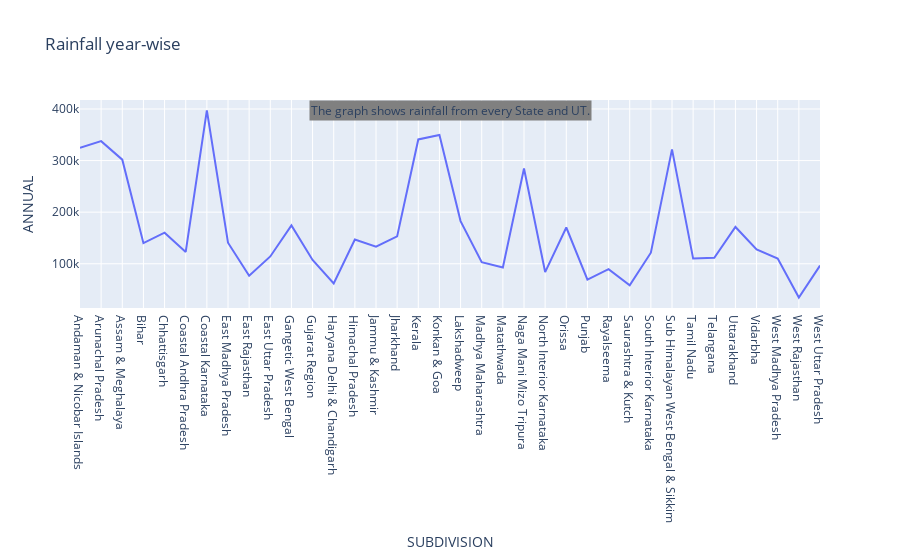

Source (notebook cell):
### Code cell
# rainfall state-wise
fig = px.line(grouped_obj, x=grouped_obj.index, y='ANNUAL', title='Rainfall year-wise')
conclusion = 'The graph shows rainfall from every State and UT.'
fig.add_annotation(text=conclusion, xref='paper', yref='paper', x=.5, y=1, bgcolor='grey', showarrow=False, font=dict(size=12))
fig.show()

### Figure 1 — Plotly figure (JSON) as saved in the notebook; plotly's stock layout.template omitted (floating-point values rounded to 4 significant figures)
{"data": [{"hovertemplate": "SUBDIVISION=%{x}<br>ANNUAL=%{y}<extra></extra>", "legendgroup": "", "line": {"color": "#636efa", "dash": "solid"}, "marker": {"symbol": "circle"}, "mode": "lines", "name": "", "orientation": "v", "showlegend": false, "type": "scatter", "x": ["Andaman & Nicobar Islands", "Arunachal Pradesh", "Assam & Meghalaya", "Bihar", "Chhattisgarh", "Coastal Andhra Pradesh", "Coastal Karnataka", "East Madhya Pradesh", "East Rajasthan", "East Uttar Pradesh", "Gangetic West Bengal", "Gujarat Region", "Haryana Delhi & Chandigarh", "Himachal Pradesh", "Jammu & Kashmir", "Jharkhand", "Kerala", "Konkan & Goa", "Lakshadweep", "Madhya Maharashtra", "Matathwada", "Naga Mani Mizo Tripura", "North Interior Karnataka", "Orissa", "Punjab", "Rayalseema", "Saurashtra & Kutch", "South Interior Karnataka", "Sub Himalayan West Bengal & Sikkim", "Tamil Nadu", "Telangana", "Uttarakhand", "Vidarbha", "West Madhya Pradesh", "West Rajasthan", "West Uttar Pradesh"], "xaxis": "x", "y": [325000.0, 337700.0, 301800.0, 140000.0, 160200.0, 122900.0, 397300.0, 140800.0, 76810.0, 114200.0, 174400.0, 107400.0, 61830.0, 147000.0, 133200.0, 153000.0, 340968, 349500.0, 182700.0, 103100.0, 92630.0, 284600.0, 83910.0, 170300.0, 69200.0, 89500.0, 58080.0, 121400.0, 321813, 110000.0, 111500.0, 171300.0, 127945, 110200.0, 34410.0, 96396], "yaxis": "y"}], "layout": {"annotations": [{"bgcolor": "grey", "font": {"size": 12}, "showarrow": false, "text": "The graph shows rainfall from every State and UT.", "x": 0.5, "xref": "paper", "y": 1, "yref": "paper"}], "legend": {"tracegroupgap": 0}, "title": {"text": "Rainfall year-wise"}, "xaxis": {"anchor": "y", "domain": [0, 1], "title": {"text": "SUBDIVISION"}}, "yaxis": {"anchor": "x", "domain": [0, 1], "title": {"text": "ANNUAL"}}}}
